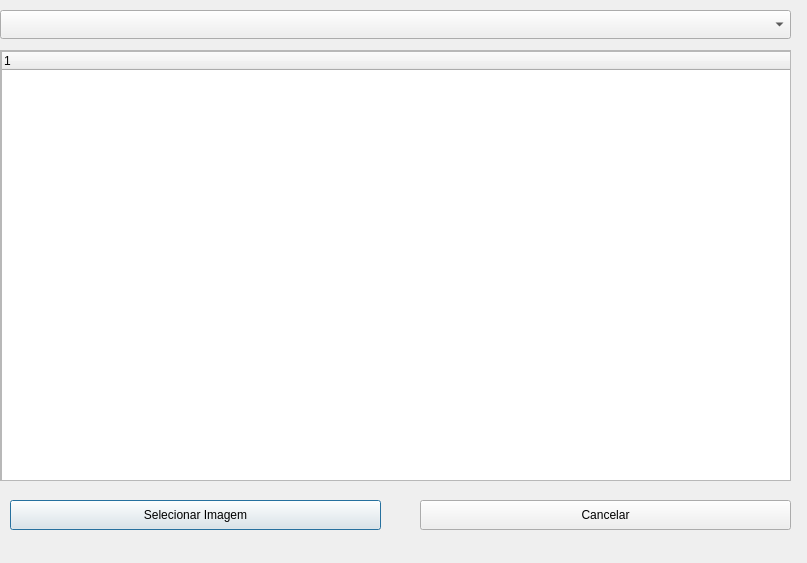
<?xml version="1.0" encoding="UTF-8"?>
<ui version="4.0">
 <class>Dialog_searchFIle</class>
 <widget class="QDialog" name="Dialog_searchFIle">
  <property name="geometry">
   <rect>
    <x>0</x>
    <y>0</y>
    <width>807</width>
    <height>563</height>
   </rect>
  </property>
  <property name="windowTitle">
   <string>Dialog</string>
  </property>
  <widget class="QComboBox" name="comboBox">
   <property name="geometry">
    <rect>
     <x>0</x>
     <y>10</y>
     <width>791</width>
     <height>29</height>
    </rect>
   </property>
  </widget>
  <widget class="QScrollArea" name="scrollArea">
   <property name="geometry">
    <rect>
     <x>0</x>
     <y>50</y>
     <width>791</width>
     <height>431</height>
    </rect>
   </property>
   <property name="widgetResizable">
    <bool>true</bool>
   </property>
   <widget class="QWidget" name="scrollAreaWidgetContents">
    <property name="geometry">
     <rect>
      <x>0</x>
      <y>0</y>
      <width>789</width>
      <height>429</height>
     </rect>
    </property>
    <widget class="QTreeWidget" name="treeWidget">
     <property name="geometry">
      <rect>
       <x>0</x>
       <y>0</y>
       <width>791</width>
       <height>431</height>
      </rect>
     </property>
     <column>
      <property name="text">
       <string notr="true">1</string>
      </property>
     </column>
    </widget>
   </widget>
  </widget>
  <widget class="QPushButton" name="btn_selectionImg">
   <property name="geometry">
    <rect>
     <x>10</x>
     <y>500</y>
     <width>371</width>
     <height>30</height>
    </rect>
   </property>
   <property name="text">
    <string>Selecionar Imagem</string>
   </property>
  </widget>
  <widget class="QPushButton" name="btn_cancel">
   <property name="geometry">
    <rect>
     <x>420</x>
     <y>500</y>
     <width>371</width>
     <height>30</height>
    </rect>
   </property>
   <property name="text">
    <string>Cancelar</string>
   </property>
  </widget>
 </widget>
 <resources/>
 <connections/>
</ui>
